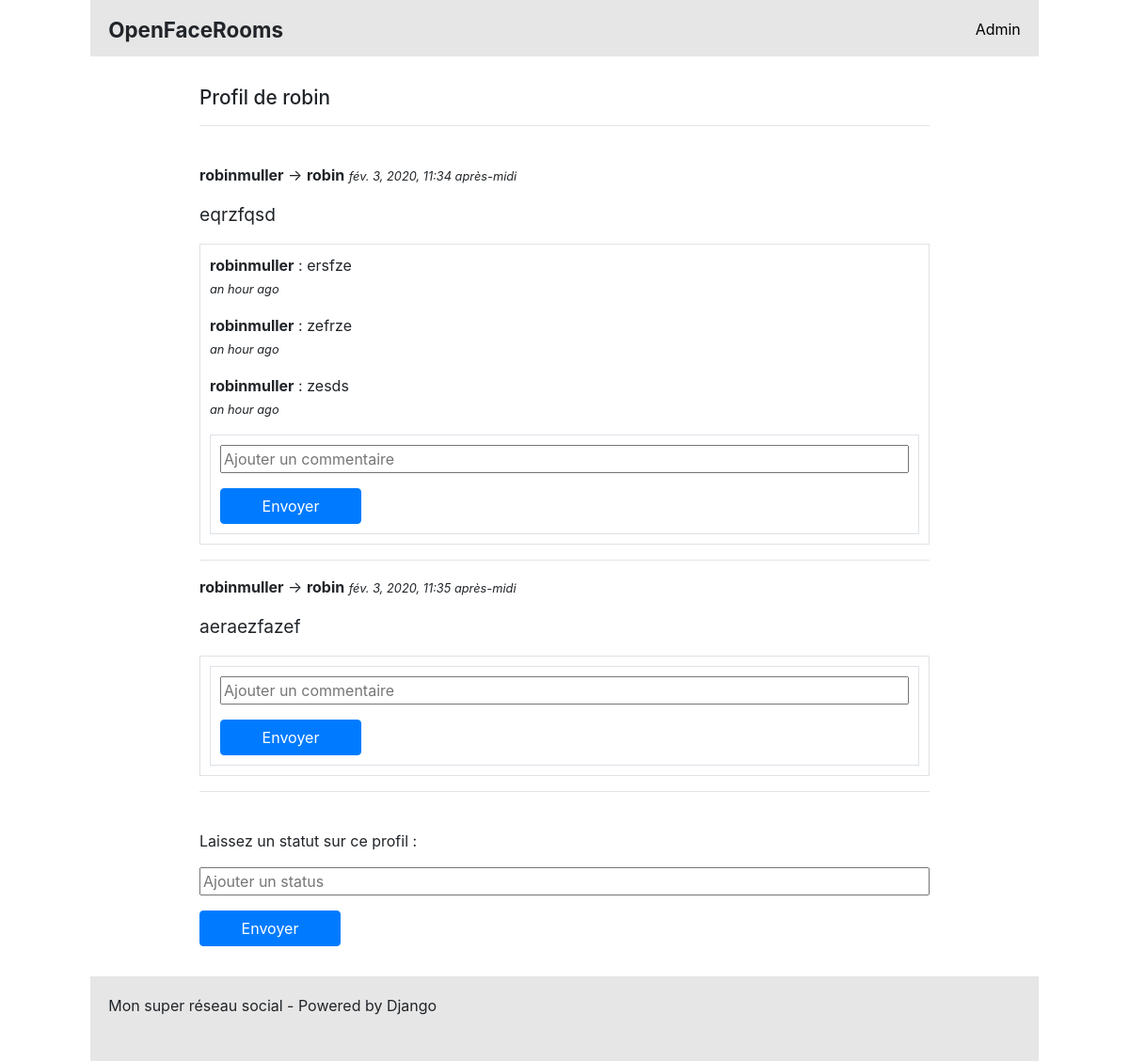
The page /profile/1 on the database as committed earlier.
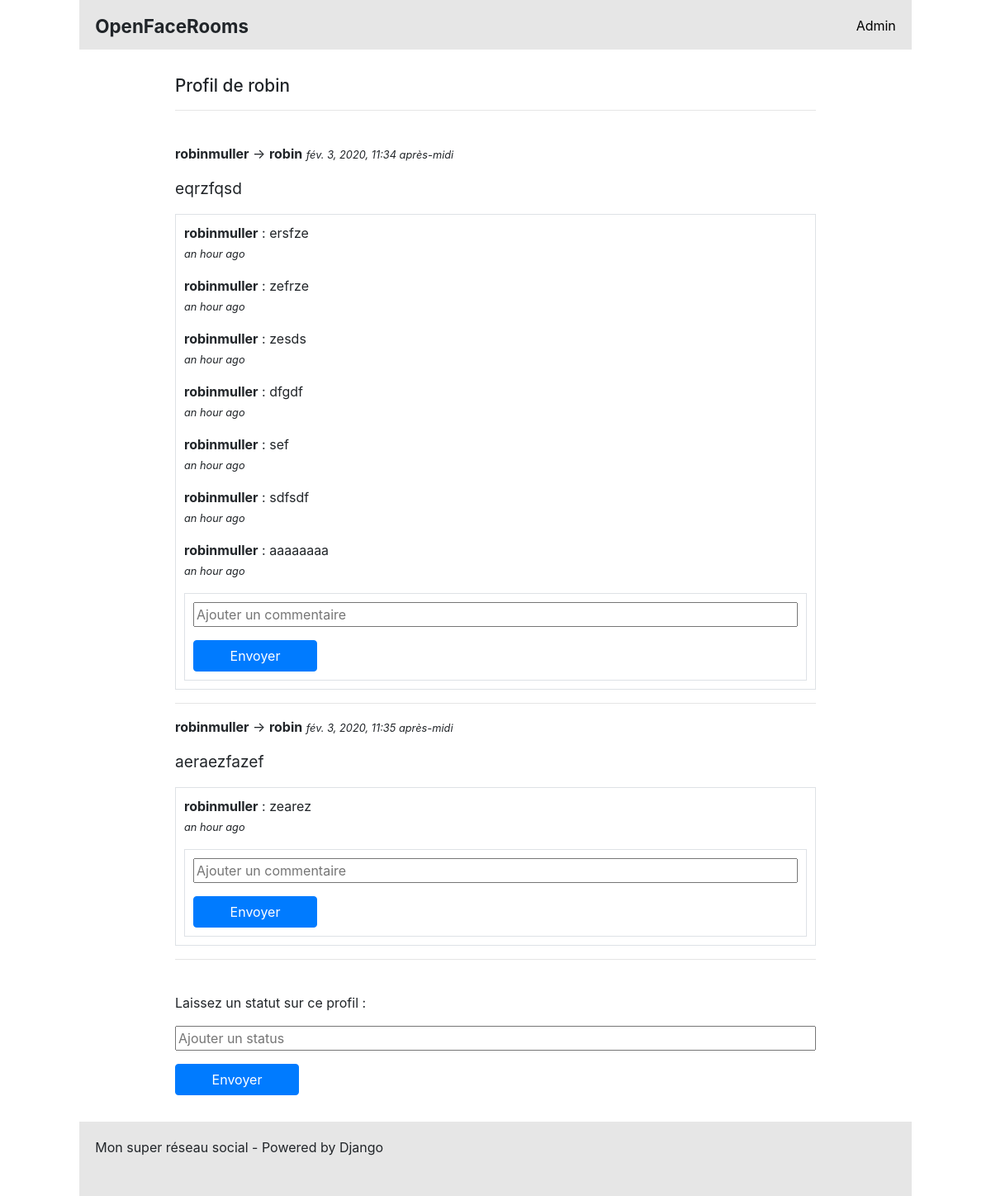
The same page on the database as committed later.
### social/models.py (models this page shows, shortened)
class Message(models.Model):
    content = models.CharField(max_length=100, verbose_name="")
    author  = models.CharField(max_length=100, verbose_name="")
    date    = models.DateTimeField(default=timezone.now, verbose_name="Date de création")

class ProfileStatus(Message):
    profile = models.ForeignKey('Profile', on_delete=models.CASCADE)
    class Meta:
        verbose_name="Statut"
    def __str__(self):
        return self.content

class Message(models.Model):
    content = models.CharField(max_length=100, verbose_name="")
    author  = models.CharField(max_length=100, verbose_name="")
    date    = models.DateTimeField(default=timezone.now, verbose_name="Date de création")

class Profile(models.Model):
    user      = models.CharField(max_length=100, verbose_name="")
    date      = models.DateTimeField(default=timezone.now, verbose_name="Date de création")
    class Meta:
        verbose_name="Profil"
    def __str__(self):
        return "Profil de {}".format(self.user)

class Comment(Message):
    status  = models.ForeignKey('ProfileStatus', on_delete=models.CASCADE)
    class Meta:
        verbose_name="Commentaire"

### social/views.py (the view)
# urls.py: path('profile/<id>', views.show_profile, name='show_profile'),
def show_profile(request, id):
    try:
        profile = Profile.objects.get(id=id)
    except:
        raise Http404
    try:
        if request.POST['type_form'] == 'profile_status':
            status = ProfileStatus()
            status.content = request.POST['content']
            status.profile = Profile.objects.get(id=request.POST['profile'])
            status.author = User_Auth.objects.get(id=request.user.id)
            status.save()
            return redirect(show_profile, id)
    except:
        pass
    form = CommentForm(request.POST or None)
    try:
        if request.POST['type_form'] == 'comment_status':
            if form.is_valid():
                comment = Comment()
                comment.content = request.POST['content']
                comment.status = ProfileStatus.objects.get(id=request.POST['status'])
                comment.author = User_Auth.objects.get(id=request.user.id)
                comment.save()
                return redirect(show_profile, id)
    except:
        pass
    statutes = ProfileStatus.objects.filter(profile=profile)
    return render(request, 'social/show_profile.html', locals())

### social/forms.py
class CommentForm(forms.ModelForm):
    def __init__(self, *args, **kwargs):
        super(CommentForm, self).__init__(*args, **kwargs)
        self.fields['content'].widget.attrs['placeholder'] = "Ajouter un commentaire"
    class Meta:
        model = Comment
        fields = ('content',)

### social/templates/social/show_profile.html (shortened to what this page needs)
{% extends "base.html" %}
{% load humanize %}
{% block content%}
	<h2>{{ profile }}</h2>
	<hr>
	<br>
	{% for status in statutes %}
		<p>
			{% if status.author == status.profile.user %}
				<b>{{ status.author }}</b>
			{% else %}
				<b>{{ status.author }}</b> -> <b>{{ status.profile.user }}</b>
			{% endif %}
			<i>{{ status.date }}</i>
			<div class="status">{{ status }}</div>
		</p>
		<div class="border">
			{% if status.comment_set.all.count > 0 %}
				{% for comment in status.comment_set.all %}
					<p>
						<b>{{ comment.author }}</b> : {{ comment.content }}
						<br>
						<i>{{ comment.date|naturaltime }}</i>
					</p>
				{% endfor %}
			{% endif %}
			<div class="border">
				<form action="{% url "show_profile" profile.id  %}" method="post">
				    {{ form.as_p }}
				    <input class="btn btn-primary" type="submit" value="Envoyer" />
				</form>
			</div>
		</div>
		<hr>
	{% endfor %}
		<br>
		<p>Laissez un statut sur ce profil : </p>
		<form action="{% url "show_profile" profile.id  %}" method="post">
		    <p><input type="text" name="content" placeholder="Ajouter un status"></p>
		    <input class="btn btn-primary" type="submit" value="Envoyer" />
		</form>
{% endblock%}

Rows that differ between the two databases and show on the page:
added Comment: author "robinmuller", content "dfgdf", date "an hour ago", shown under ProfileStatus "eqrzfqsd"
added Comment: author "robinmuller", content "sef", date "an hour ago", shown under ProfileStatus "eqrzfqsd"
added Comment: author "robinmuller", content "sdfsdf", date "an hour ago", shown under ProfileStatus "eqrzfqsd"
added Comment: author "robinmuller", content "aaaaaaaa", date "an hour ago", shown under ProfileStatus "eqrzfqsd"
added Comment: author "robinmuller", content "zearez", date "an hour ago", shown under ProfileStatus "aeraezfazef"
